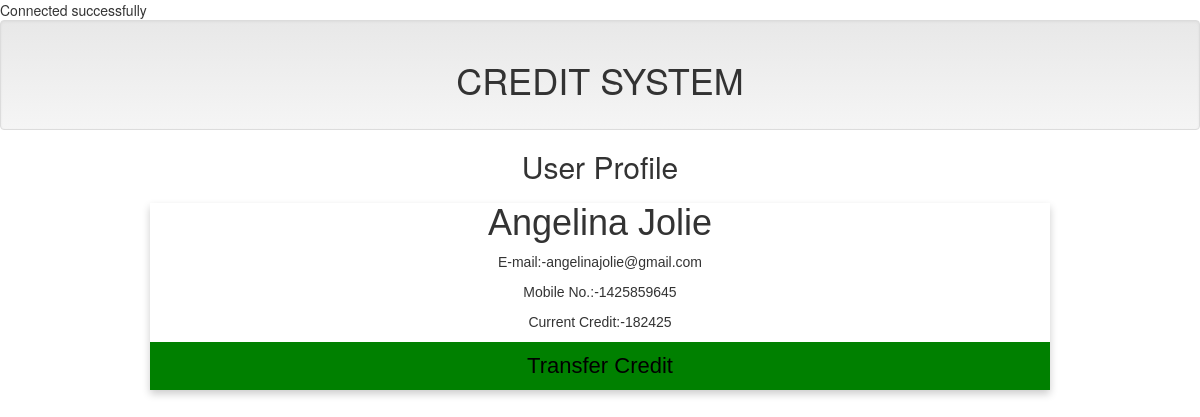
Page /card6.php on the committed database.
### tables this page shows
CREATE TABLE `name` (
  `ID` int(10) NOT NULL,
  `Name` varchar(15) NOT NULL,
  `E-mail` text NOT NULL,
  `Mobile No.` int(12) NOT NULL,
  `Credit` int(100) NOT NULL
);

### dbcon.php (called while the page is built, shortened)
<?php
$servername = "localhost";
$Name = "root";
$password = "";
$con = new mysqli($servername, $Name, $password, 'alluser');
  $query6 = " SELECT * FROM `name` WHERE `Name` = 'Angelina Jolie' ";
  $run6 = mysqli_query($con, $query6);
  $AngelinaJolie = mysqli_fetch_assoc($run6);
  ?>

### card6.php (the view, shortened to what this page needs)
<?php
      include 'dbcon.php';
      include 'includes/header.php';
      ?>
<head>
<link rel="stylesheet" href="https://cdnjs.cloudflare.com/ajax/libs/font-awesome/4.7.0/css/font-awesome.min.css">
</head>
<body>
<h2 style="text-align:center">User Profile</h2>
<div class="card">
  <h1><?php echo $AngelinaJolie['Name']; ?></h1>
        <p class="E-mail" title="E-mail">E-mail:-<?php echo $AngelinaJolie['E-mail']; ?></p>
        <p class="Monile No.">Mobile No.:-<?php echo $AngelinaJolie['Mobile No.']; ?></p>
        <p class="Current Credit">Current Credit:-<?php echo $AngelinaJolie['Credit']; ?></p>
  <p><button type="button"> <a href="users/AngelinaJolie.php">Transfer Credit</a></button></p>
</div>
</body>
</html>

### card6.php (style rules this page uses)
.card { box-shadow: 0 4px 8px 0 rgba(0, 0, 0, 0.2); max-width: 900px; margin: auto; text-align: center; font-family: arial; }
button { border: none; outline: 0; display: inline-block; padding: 8px; color: white; background-color: green; text-align: center; cursor: pointer; width: 100%; font-size: 18px; }
a { text-decoration: none; font-size: 22px; color: black; }

### rows in the picture
name: Name "Angelina Jolie", value "angelinajolie@gmail.com", value "1425859645", Credit "182425"
